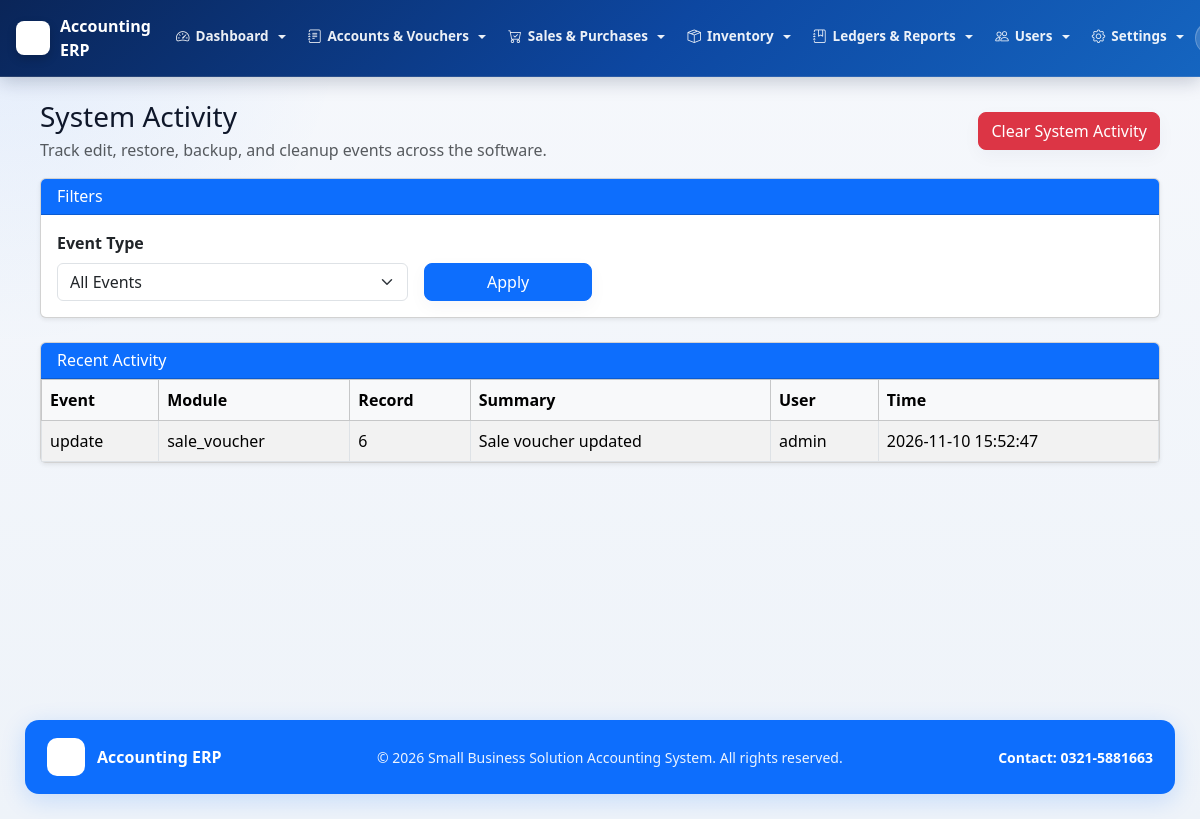
The app's page /admin/system_activity.php (signed in) with its own data.
### tables this page shows
CREATE TABLE `company_settings` (
  `id` int(11) NOT NULL,
  `company_name` varchar(255) NOT NULL,
  `tagline` varchar(255) NOT NULL,
  `contact` varchar(100) NOT NULL,
  `address` varchar(255) NOT NULL,
  `email` varchar(255) NOT NULL,
  `logo_path` varchar(255) NOT NULL,
  `prepared_by_label` varchar(100) NOT NULL,
  `checked_by_label` varchar(100) NOT NULL,
  `approved_by_label` varchar(100) NOT NULL,
  `print_footer` varchar(255) NOT NULL,
  `system_activity_retention_months` int(11) NOT NULL DEFAULT 0,
  `approval_history_retention_months` int(11) NOT NULL DEFAULT 0,
  `updated_at` datetime NOT NULL DEFAULT current_timestamp() ON UPDATE current_timestamp(),
  PRIMARY KEY (`id`)
);

CREATE TABLE `audit_activity_log` (
  `id` bigint(20) unsigned NOT NULL AUTO_INCREMENT,
  `event_type` varchar(50) NOT NULL,
  `module_key` varchar(100) NOT NULL,
  `record_key` varchar(150) DEFAULT NULL,
  `summary` varchar(255) DEFAULT NULL,
  `before_json` longtext DEFAULT NULL,
  `after_json` longtext DEFAULT NULL,
  `meta_json` longtext DEFAULT NULL,
  `performed_by` int(11) DEFAULT NULL,
  `performed_at` timestamp NOT NULL DEFAULT current_timestamp(),
  PRIMARY KEY (`id`),
  KEY `idx_event_type` (`event_type`),
  KEY `idx_module_key` (`module_key`),
  KEY `idx_performed_at` (`performed_at`)
);

CREATE TABLE `users` (
  `id` int(11) NOT NULL AUTO_INCREMENT,
  `username` varchar(100) NOT NULL,
  `password` varchar(100) NOT NULL,
  `role_id` int(11) DEFAULT NULL,
  `created_at` timestamp NOT NULL DEFAULT current_timestamp(),
  PRIMARY KEY (`id`),
  UNIQUE KEY `username` (`username`)
);

### admin/system_activity.php (the view, shortened to what the rows shown need)
<?php
include "../config/db.php";
include "../includes/audit_helper.php";
$filter = trim((string) ($_GET['event_type'] ?? ''));
$safeFilter = mysqli_real_escape_string($conn, $filter);
$where = $filter !== '' ? "WHERE a.event_type = '$safeFilter'" : "";
$rows = mysqli_query($conn, "
    SELECT a.*, u.username AS user_name
    FROM audit_activity_log a
    LEFT JOIN users u ON u.id = a.performed_by
    " . ($filter !== '' ? "$where AND a.event_type NOT IN ('approve', 'reopen')" : "WHERE a.event_type NOT IN ('approve', 'reopen')") . "
    ORDER BY a.performed_at DESC
    LIMIT 200
");
include "../includes/header.php";
?>
<div class="container-fluid mt-4">
    <div class="card shadow-sm">
        <div class="card-body p-0">
            <div class="table-responsive">
                <table class="table table-bordered table-striped mb-0">
                    <thead class="table-light">
                        <tr>
                            <th>Event</th>
                            <th>Module</th>
                            <th>Record</th>
                            <th>Summary</th>
                            <th>User</th>
                            <th>Time</th>
                        </tr>
                    </thead>
                    <tbody>
                    <?php while ($row = mysqli_fetch_assoc($rows)) { ?>
                        <tr>
                            <td><?php echo htmlspecialchars($row['event_type']); ?></td>
                            <td><?php echo htmlspecialchars($row['module_key']); ?></td>
                            <td><?php echo htmlspecialchars((string) $row['record_key']); ?></td>
                            <td><?php echo htmlspecialchars((string) $row['summary']); ?></td>
                            <td><?php echo htmlspecialchars((string) ($row['user_name'] ?? 'System')); ?></td>
                            <td><?php echo htmlspecialchars((string) $row['performed_at']); ?></td>
                        </tr>
                    <?php } ?>
                    </tbody>
                </table>
            </div>
        </div>
    </div>
</div>
<?php include "../includes/footer.php"; ?>

### includes/header.php (shortened to what the rows shown need)
<?php
require_once __DIR__ . "/rbac.php";
require_once __DIR__ . "/branding.php";
$base_url = "/accounting-system/";
$branding = get_branding_settings();
$minimal_layout = isset($minimal_layout) && $minimal_layout;
?>
<!DOCTYPE html>
<html lang="en">
<head>
<link href="<?php echo $base_url; ?>assets/css/bootstrap.min.css" rel="stylesheet">
<link href="<?php echo $base_url; ?>assets/bootstrap-icons-1.13.1/font/bootstrap-icons.css" rel="stylesheet">
</head>
<body>
<?php if (!$minimal_layout): ?>
<nav class="navbar navbar-expand-lg fixed-top-nav navbar-dark">
    <div class="container-fluid px-3">
        <a class="navbar-brand-erp" href="<?php echo $base_url; ?>admin/dashboard/dashboard.php">
            <?php if (!empty($branding['logo_url'])): ?>
                <img src="<?php echo htmlspecialchars($branding['logo_url']); ?>" alt="Logo" class="brand-logo-img">
            <?php endif; ?>
            <span class="d-none d-sm-inline"><?php echo htmlspecialchars($branding['company_name']); ?></span>
        </a>
        <div class="collapse navbar-collapse" id="topNavbarCollapse">
            <?php if (isset($_SESSION['user_id'])): ?>
            <?php
            $canDashboard          = rbac_can_access('dashboard_home');
            $canAiDashboard        = rbac_can_access('dashboard_ai');
            $canBackup             = rbac_can_access('database_backup');
            $canCompanySettings    = rbac_can_access('company_settings_page');
            $canPeriodClosing      = rbac_can_access('period_closing_page');
            $canRecycleBin         = rbac_can_access('recycle_bin_page');
            $canSystemActivity     = rbac_can_access('system_activity_page');
            $canApprovalHistory    = rbac_can_access('approval_history_page');
            $canUsersPage          = rbac_can_access('users_page');
            $canRolesPage          = rbac_can_access('roles_page');
            $canUserRolesPage      = rbac_can_access('user_roles_page');
            $canRolePermissionsPage= rbac_can_access('role_permissions_page');
            $canAccountLedger      = rbac_can_access('account_ledger');
            $canTrialBalance       = rbac_can_access('trial_balance');
            $canChartOfAccounts    = rbac_can_access('chart_of_accounts');
            $canOpeningBalance     = rbac_can_access('opening_balance');
            $canPaymentVoucherAdd  = rbac_can_access('payment_voucher_add');
            $canPaymentVoucherList = rbac_can_access('payment_voucher_list');
            $canReceiptVoucherAdd  = rbac_can_access('receipt_voucher_add');
            $canReceiptVoucherList = rbac_can_access('receipt_voucher_list');
            $canGeneralVoucherAdd  = rbac_can_access('general_voucher_add');
            $canGeneralVoucherList = rbac_can_access('general_voucher_list');
            $canCashBook           = rbac_can_access('cash_book');
            $canBankBook           = rbac_can_access('bank_book');
            $canCategoriesPage     = rbac_can_access('categories_page');
            $canInventoryPage      = rbac_can_access('inventory_page');
            $canStockAdjustmentAdd = rbac_can_access('stock_adjustment_add');
            $canStockAdjustmentList= rbac_can_access('stock_adjustment_list');
            $canStockLedger        = rbac_can_access('stock_ledger');
            $canPurchaseAdd        = rbac_can_access('purchase_add');
            $canPurchaseList       = rbac_can_access('purchase_list');
            $canPurchaseLedger     = rbac_can_access('purchase_ledger');
            $canSaleAdd            = rbac_can_access('sale_add');
            $canSaleList           = rbac_can_access('sale_list');
            $canSaleLedger         = rbac_can_access('sale_ledger');
            ?>
            <ul class="navbar-nav me-auto mb-2 mb-lg-0">
                <?php if ($canDashboard || $canAiDashboard): ?>
                <li class="nav-item dropdown">
                    <a class="nav-link dropdown-toggle" href="#" id="navDashboard" role="button" data-bs-toggle="dropdown" aria-expanded="false">
                        <i class="bi bi-speedometer2"></i> Dashboard
                    </a>
                </li>
                <?php endif; ?>
                <?php if ($canChartOfAccounts || $canOpeningBalance || $canPaymentVoucherAdd || $canPaymentVoucherList || $canReceiptVoucherAdd || $canReceiptVoucherList || $canGeneralVoucherAdd || $canGeneralVoucherList): ?>
                <li class="nav-item dropdown">
                    <a class="nav-link dropdown-toggle" href="#" id="navAccounts" role="button" data-bs-toggle="dropdown" aria-expanded="false">
                        <i class="bi bi-journal-text"></i> Accounts &amp; Vouchers
                    </a>
                </li>
                <?php endif; ?>
                <?php if ($canSaleAdd || $canSaleList || $canPurchaseAdd || $canPurchaseList): ?>
                <li class="nav-item dropdown">
                    <a class="nav-link dropdown-toggle" href="#" id="navSales" role="button" data-bs-toggle="dropdown" aria-expanded="false">
                        <i class="bi bi-cart-check"></i> Sales &amp; Purchases
                    </a>
                </li>
                <?php endif; ?>
                <?php if ($canInventoryPage || $canCategoriesPage || $canStockAdjustmentAdd || $canStockAdjustmentList): ?>
                <li class="nav-item dropdown">
                    <a class="nav-link dropdown-toggle" href="#" id="navInventory" role="button" data-bs-toggle="dropdown" aria-expanded="false">
                        <i class="bi bi-box-seam"></i> Inventory
                    </a>
                </li>
                <?php endif; ?>
                <?php if ($canTrialBalance || $canAccountLedger || $canCashBook || $canBankBook || $canSaleLedger || $canPurchaseLedger || $canStockLedger): ?>
                <li class="nav-item dropdown">
                    <a class="nav-link dropdown-toggle" href="#" id="navReports" role="button" data-bs-toggle="dropdown" aria-expanded="false">
                        <i class="bi bi-journal-bookmark"></i> Ledgers &amp; Reports
                    </a>
                </li>
                <?php endif; ?>
                <?php if ($canUsersPage || $canRolesPage || $canUserRolesPage || $canRolePermissionsPage): ?>
                <li class="nav-item dropdown">
                    <a class="nav-link dropdown-toggle" href="#" id="navUsers" role="button" data-bs-toggle="dropdown" aria-expanded="false">
                        <i class="bi bi-people"></i> Users
                    </a>
                </li>
                <?php endif; ?>
                <?php if ($canCompanySettings || $canPeriodClosing || $canApprovalHistory || $canSystemActivity || $canRecycleBin || $canBackup): ?>
                <li class="nav-item dropdown">
                    <a class="nav-link dropdown-toggle" href="#" id="navSettings" role="button" data-bs-toggle="dropdown" aria-expanded="false">
                        <i class="bi bi-gear"></i> Settings
                    </a>
                </li>
                <?php endif; ?>
            </ul>
            <div class="d-flex align-items-center gap-2 py-2 py-lg-0">
                <span class="user-badge-nav d-none d-md-inline-flex align-items-center">
                </span>
            </div>
            <?php endif; ?>
        </div>
    </div>
</nav>
<?php endif; ?>
<div class="content">

### includes/footer.php
<?php
require_once __DIR__ . "/branding.php";
$branding = get_branding_settings();
?>
</div>
<?php if (empty($minimal_layout)): ?>
<footer style="margin-left:0;padding:0 25px 25px;">
    <div style="background:#0d6efd;border-radius:14px;padding:18px 22px;box-shadow:0 6px 24px rgba(13,110,253,0.18);display:flex;justify-content:space-between;align-items:center;gap:12px;flex-wrap:wrap;">
        <div style="display:flex;align-items:center;gap:12px;color:#ffffff;font-weight:700;">
            <?php if (!empty($branding['logo_url'])): ?>
                <img src="<?php echo htmlspecialchars($branding['logo_url']); ?>" alt="Logo" style="width:38px;height:38px;object-fit:contain;border-radius:10px;background:#ffffff;padding:5px;">
            <?php endif; ?>
            <span><?php echo htmlspecialchars($branding['company_name']); ?></span>
        </div>
        <div style="color:rgba(255,255,255,0.92);font-size:14px;">
            &copy; <?php echo date("Y"); ?> <?php echo htmlspecialchars($branding['tagline']); ?>. All rights reserved.
        </div>
        <div style="color:#ffffff;font-weight:600;font-size:14px;">
            Contact: <?php echo htmlspecialchars($branding['contact']); ?>
        </div>
    </div>
</footer>
<?php endif; ?>
</body>
</html>

### records on screen
company_settings: company_name "Accounting ERP", tagline "Small Business Solution Accounting System", contact "0321-5881663"
audit_activity_log: event_type "update", module_key "sale_voucher", record_key "6", summary "Sale voucher updated", users.username "admin", performed_at "2026-11-10 15:52:47"
